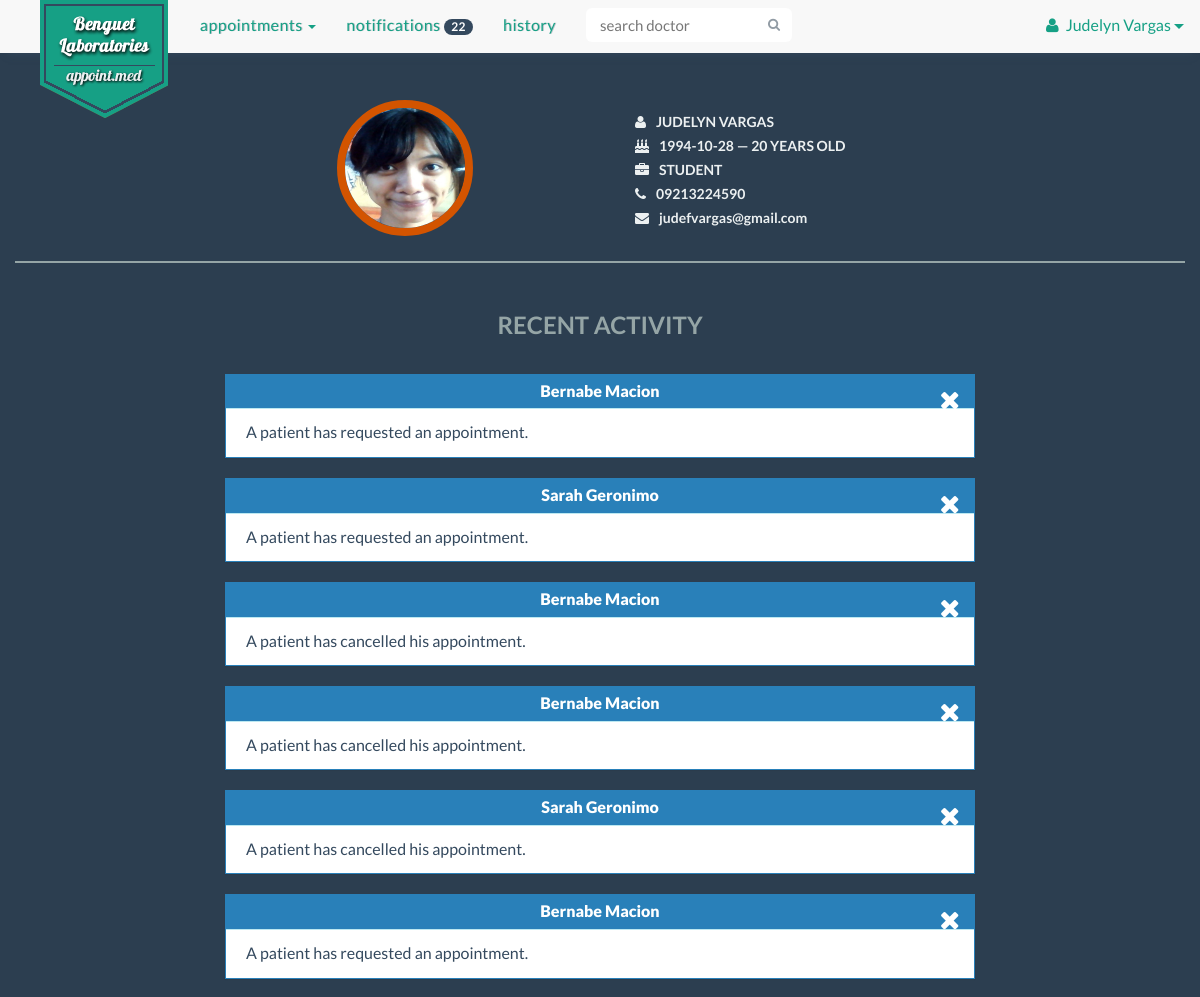
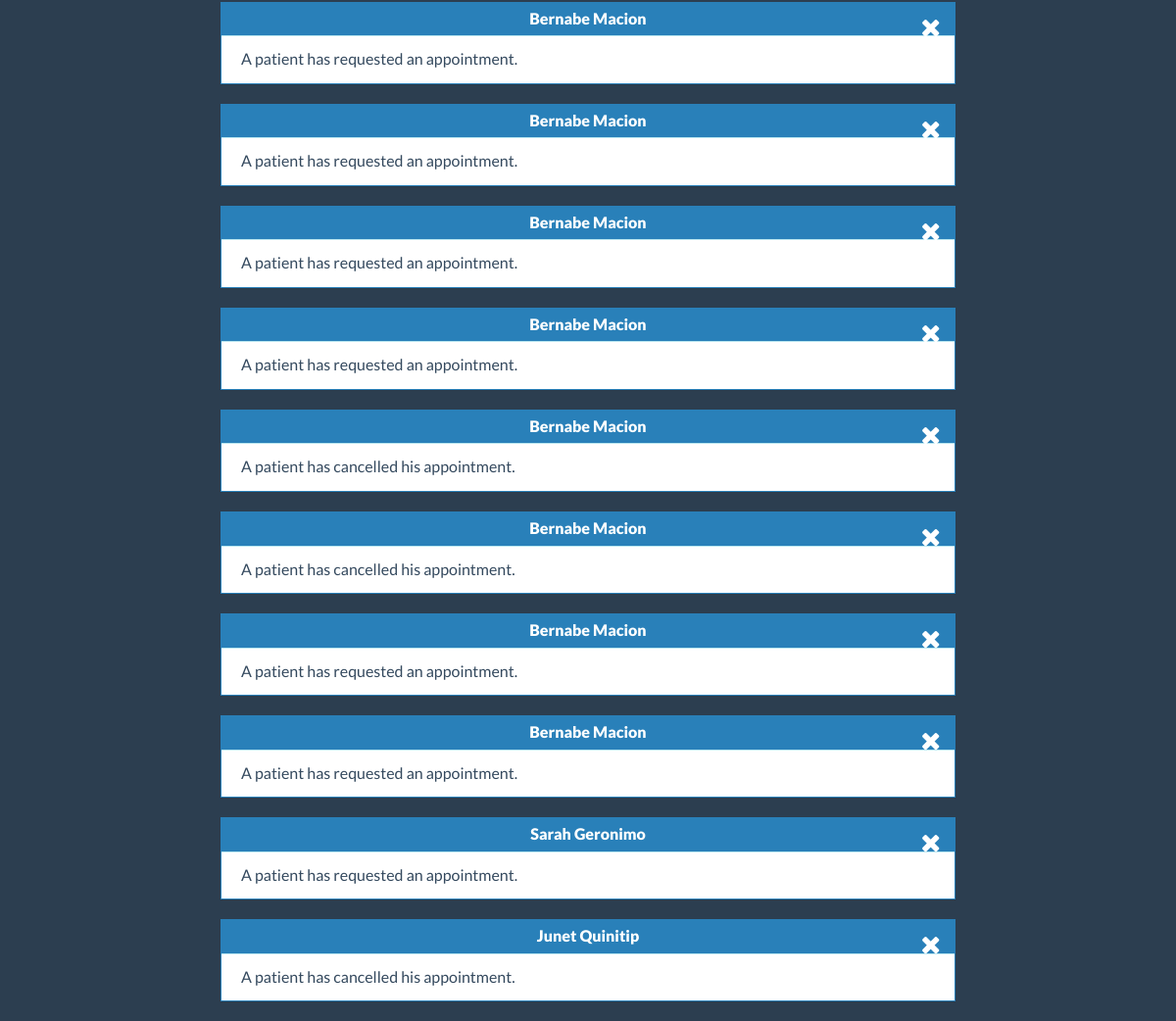
The app's page /patient.php (signed in), older data (2 pictures, top to bottom).
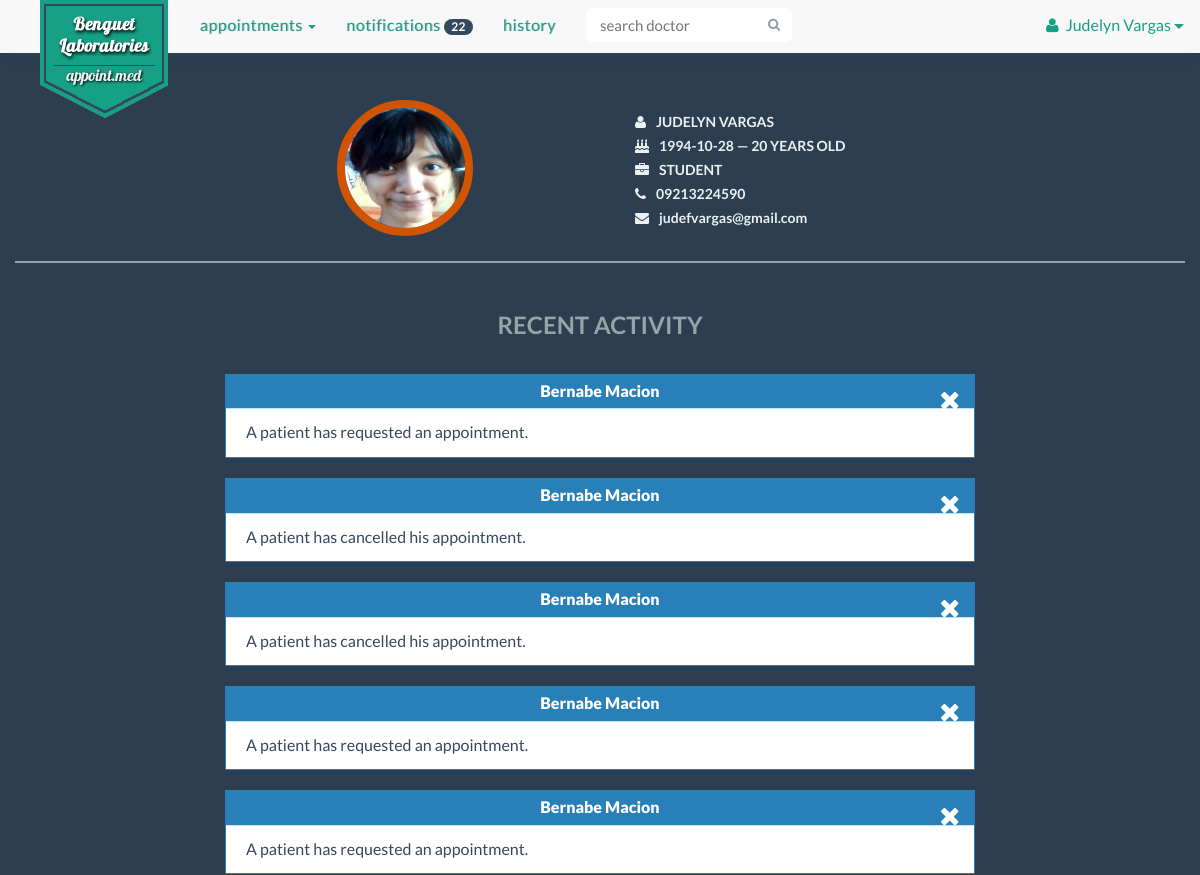
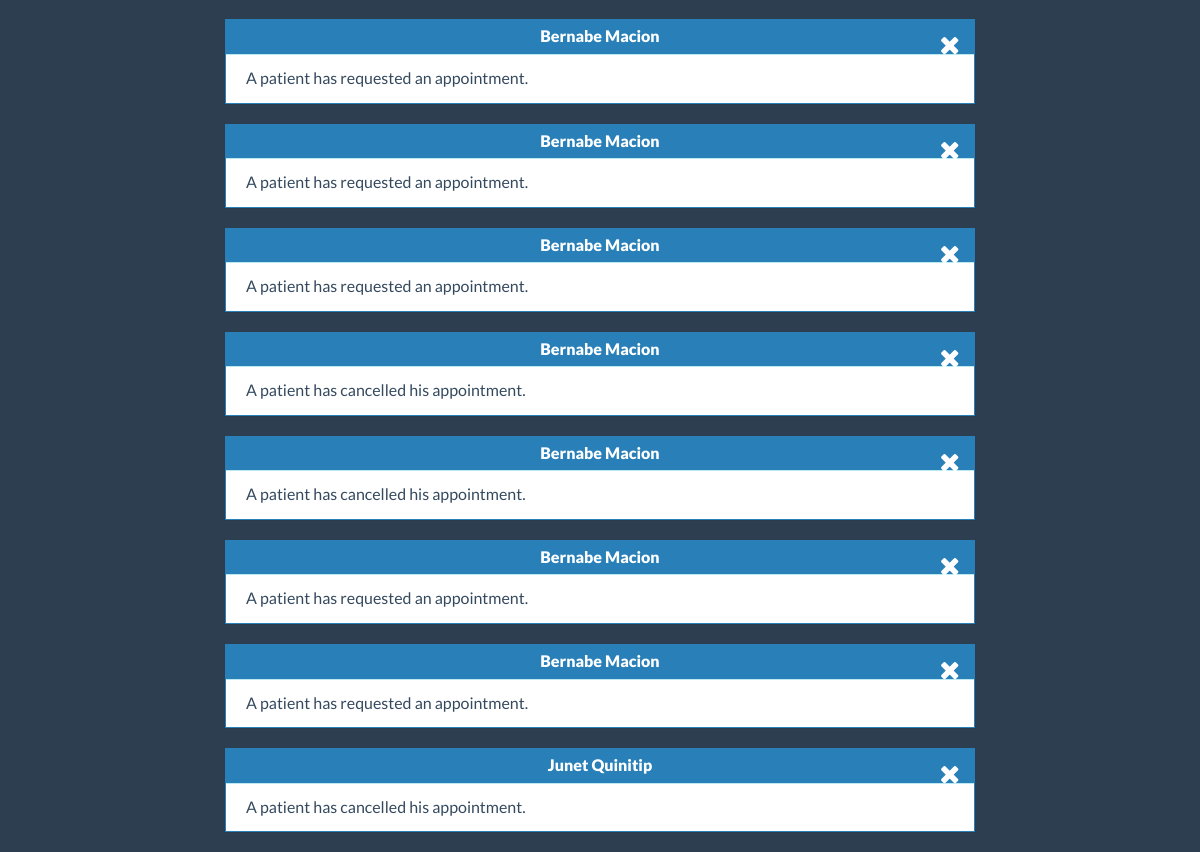
The same page, newer data (2 pictures, top to bottom).
### tables this page shows
CREATE TABLE IF NOT EXISTS `notification` (
  `notification_id` int(11) NOT NULL AUTO_INCREMENT,
  `indicator` varchar(100) NOT NULL,
  `doctor_id` varchar(100) NOT NULL,
  `patient_id` varchar(100) NOT NULL,
  `legend_id` varchar(100) NOT NULL,
  `notification_date` date NOT NULL,
  `notification` text NOT NULL,
  PRIMARY KEY (`notification_id`),
  KEY `patient_id` (`patient_id`),
  KEY `notif_id` (`legend_id`),
  FULLTEXT KEY `doctor_id` (`doctor_id`)
);

CREATE TABLE IF NOT EXISTS `doctor` (
  `doctor_id` varchar(100) NOT NULL,
  `doctor_name` text NOT NULL,
  `specialization` text NOT NULL,
  `doctor_status` enum('On Leave','Emergency','In','Out','Sick Leave') NOT NULL,
  `email` varchar(100) NOT NULL,
  `username` varchar(100) NOT NULL,
  PRIMARY KEY (`doctor_id`),
  KEY `username` (`username`)
);

### patient.php (the view, shortened to what this page needs)
<!DOCTYPE html>
<html lang="en">
<head>
</head>
    <?php
        include 'include/head.php';
        include 'connectdatabase.php';
    ?>
  <body>
    <div class="container">
        <?php
            $username = $_SESSION['username'];
            $result = mysqli_query($con, "SELECT * FROM patient WHERE username LIKE '$username'" ) or die(mysqli_error());
            $row =  mysqli_fetch_array($result);
            $patient_id = $row['patient_id'];
            $n_result = mysqli_query($con, "SELECT * FROM notification WHERE patient_id LIKE '$patient_id'" ) or die(mysqli_error());
        ?>
        <?php
            include 'include/pt-nav-start.php';
        ?>
                    <ul class="nav navbar-nav">
                        <li class="dropdown">
                            <a href="#" class="dropdown-toggle" data-toggle="dropdown" role="button" aria-expanded="false">Appointments <span class="caret"></span></a>
                        </li>
                        <li><a href="notifications.php">Notifications <span class="badge">22</span></a></li>
                        <li><a href="history.php">History</a></li>
        <?php
            include 'include/pt-nav-end.php';
        ?>
        <div class="container-fluid" id="patient-info">
            <div class="row">
                <div class="col-xs-12 col-md-2 col-md-offset-3">
                     <img src="img/profile/<?php
                            $file = "img/profile/".$patient_id.".jpg";
                            if(file_exists($file)){
                                echo $patient_id;
                            }else{
                                echo 'profile_patient';
                            } ?>.jpg" class="img-responsive">
                </div>
                <div class="col-xs-12 col-md-5 col-md-offset-1">
                    <div class="p-info">
                        <ul>
                            <li><i class="fa fa-user"></i><?php echo $row['patient_name']; ?></li>
                            <?php
                                $birthday = explode("-", $row['birthdate']);
                                $age = (date("md", date("U", mktime(0, 0, 0, $birthday[1], $birthday[2], $birthday[0]))) > date("md")
                                  ? ((date("Y") - $birthday[0]) - 1)
                                  : (date("Y") - $birthday[0]));
                            ?>
                            <li><i class="fa fa-birthday-cake"></i><?php echo $row['birthdate'];?> &mdash; <?php echo $age;?> years old</li>
                            <li><i class="fa fa-briefcase"></i><?php echo $row['occupation'];?></li>
                            <li><i class="fa fa-phone"></i><?php echo $row['patient_contact']; ?></li>
                            <li class="email"><i class="fa fa-envelope"></i><?php echo $row['email']; ?></li>
                        </ul>
                    </div>
                </div>
            </div>
        </div>
        <div class="container-fluid">
            <div class="row">
                <div class="col-md-6 col-md-offset-3">
                    <h1 class="text-center row-header2">Recent Activity</h1>
                </div>
                <?php
                while ($n_row =  mysqli_fetch_array($n_result)){
                    if($n_row['indicator'] == 'patient'){
                    if($n_row['patient_id'] == $patient_id){
                        $n_id = $n_row['legend_id'];
                        $n_did = $n_row['doctor_id'];
                        $n_legend = mysqli_query($con, "SELECT * FROM notification_legend WHERE legend_id LIKE '$n_id'" );
                        $n_color =  mysqli_fetch_array($n_legend);
                        $d_result = mysqli_query($con, "SELECT * FROM doctor WHERE doctor_id LIKE '$n_did'" );
                        $doc =  mysqli_fetch_array($d_result);
                        if ($n_color['color'] == 'blue'){
                        echo '<div class="col-xs-12 col-md-8 col-md-offset-2">
                            <div class="panel panel-notif panel-info">
                                <div class="panel-heading">'.$doc['doctor_name'].'
                                    <a href="#" title="cancel"><i class="fa fa-remove delete-btn"></i></a>
                                </div>
                                <div class="panel-body">
                                    '.$n_row['notification'].'
                                </div>
                            </div>
                        </div>';
                        }
                    }
                }
                }
                ?>
            </div>
        </div>
    </div>
  </body>
</html>

Row changes from the older to the newer data that the page shows:
removed notification: doctor.doctor_name "Sarah Geronimo", notification "A patient has requested an appointment."
removed notification: doctor.doctor_name "Sarah Geronimo", notification "A patient has cancelled his appointment."
removed notification: doctor.doctor_name "Sarah Geronimo", notification "A patient has requested an appointment."
